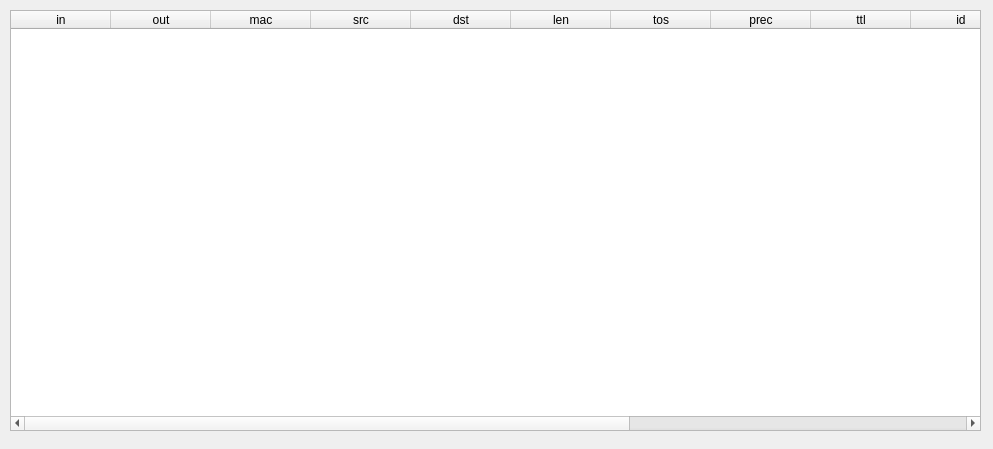
<?xml version="1.0" encoding="UTF-8"?>
<ui version="4.0">
 <class>Frame</class>
 <widget class="QFrame" name="Frame">
  <property name="geometry">
   <rect>
    <x>0</x>
    <y>0</y>
    <width>993</width>
    <height>449</height>
   </rect>
  </property>
  <property name="windowTitle">
   <string>Frame</string>
  </property>
  <widget class="QTableWidget" name="tableWidget">
   <property name="geometry">
    <rect>
     <x>10</x>
     <y>10</y>
     <width>971</width>
     <height>421</height>
    </rect>
   </property>
   <column>
    <property name="text">
     <string>in</string>
    </property>
   </column>
   <column>
    <property name="text">
     <string>out</string>
    </property>
   </column>
   <column>
    <property name="text">
     <string>mac</string>
    </property>
   </column>
   <column>
    <property name="text">
     <string>src</string>
    </property>
   </column>
   <column>
    <property name="text">
     <string>dst</string>
    </property>
   </column>
   <column>
    <property name="text">
     <string>len</string>
    </property>
   </column>
   <column>
    <property name="text">
     <string>tos</string>
    </property>
   </column>
   <column>
    <property name="text">
     <string>prec</string>
    </property>
   </column>
   <column>
    <property name="text">
     <string>ttl</string>
    </property>
   </column>
   <column>
    <property name="text">
     <string>id</string>
    </property>
   </column>
   <column>
    <property name="text">
     <string>proto</string>
    </property>
   </column>
   <column>
    <property name="text">
     <string>spq</string>
    </property>
   </column>
   <column>
    <property name="text">
     <string>dpt</string>
    </property>
   </column>
   <column>
    <property name="text">
     <string>len</string>
    </property>
   </column>
  </widget>
 </widget>
 <resources/>
 <connections/>
</ui>
